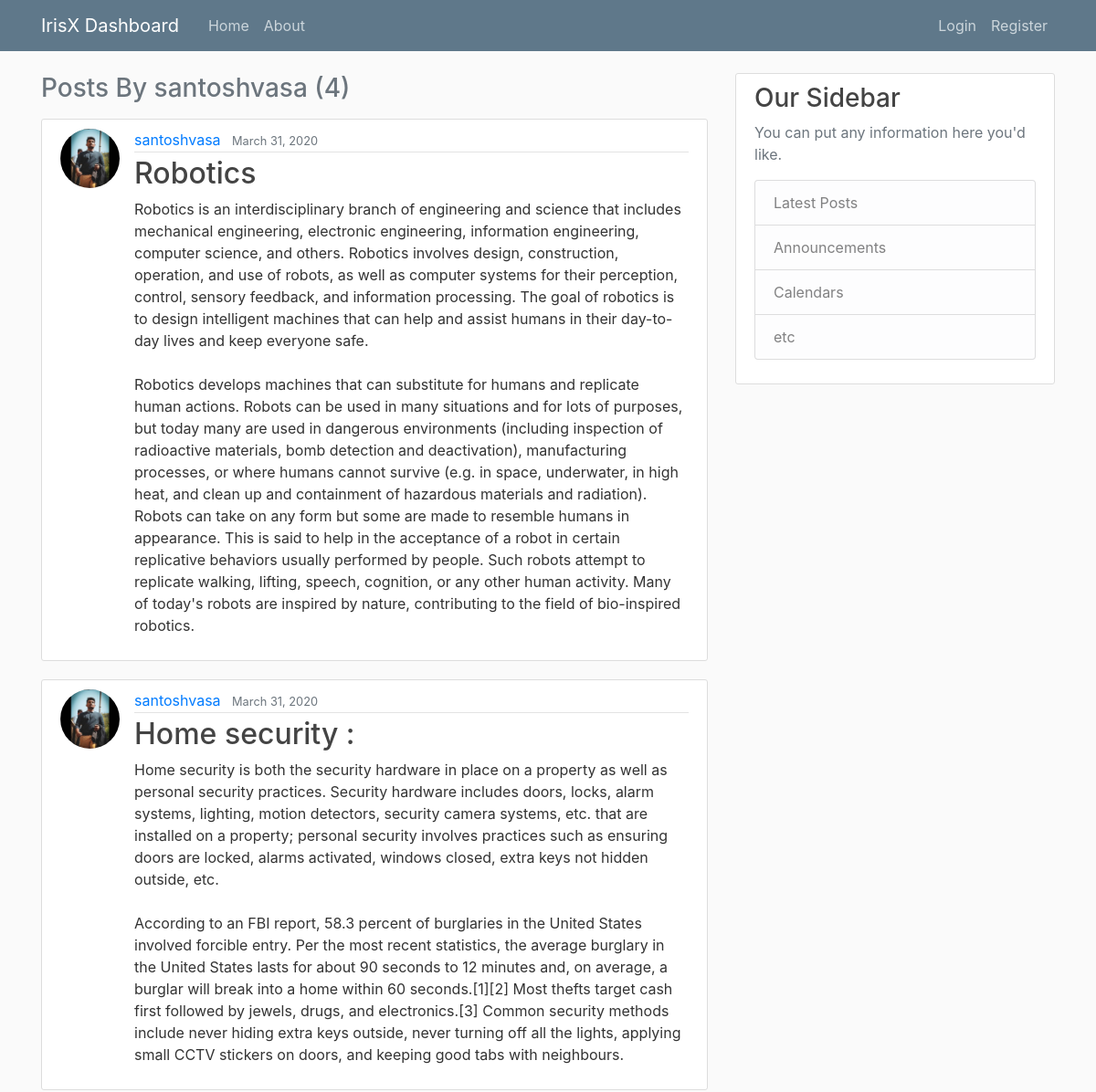
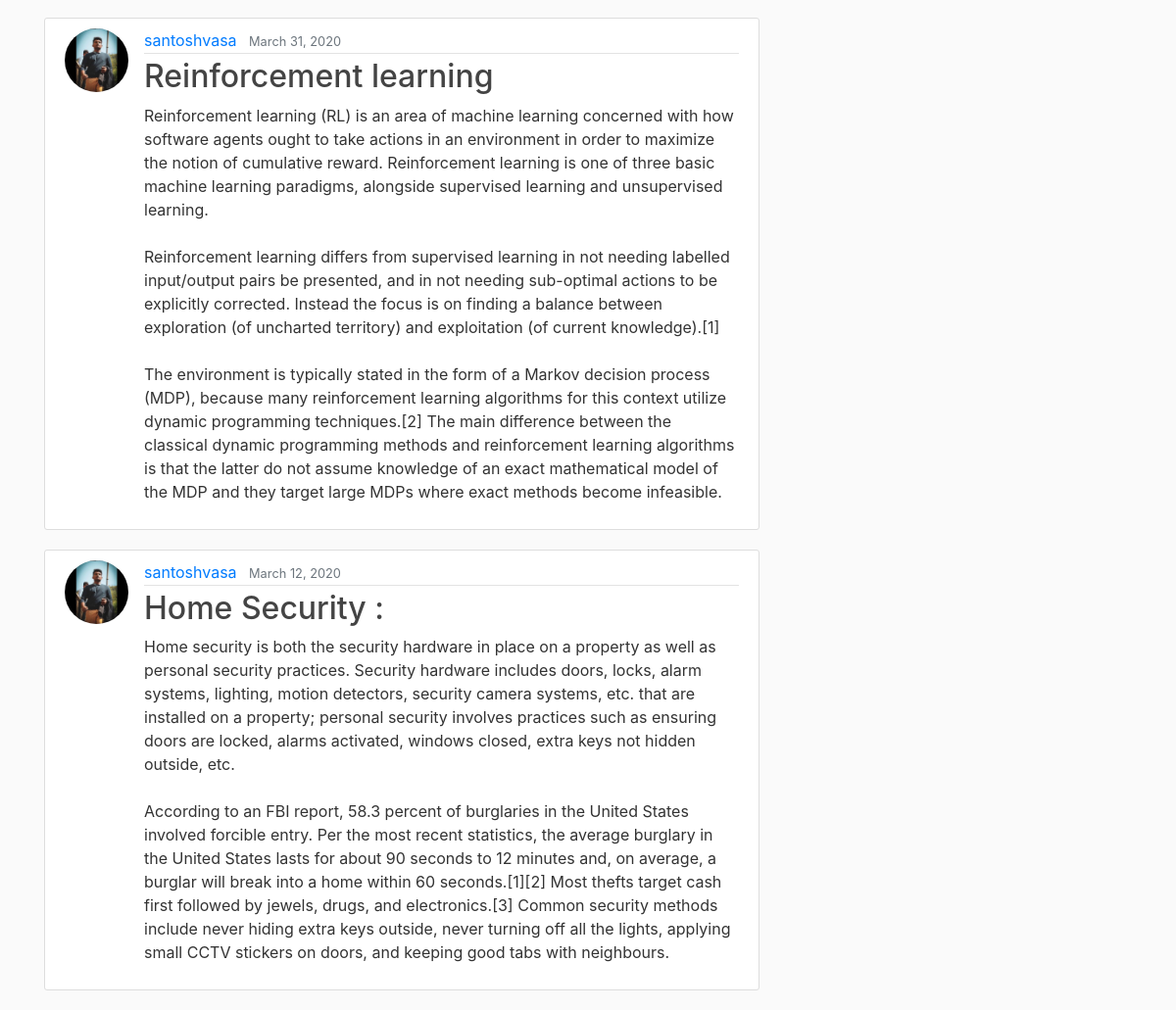
/user/santoshvasa, run on the app's committed database (2 pictures, top to bottom).
### blog/models.py (models this page shows, shortened)
class Post(models.Model):
    title = models.CharField(max_length=100)
    content = models.TextField()
    date_posted = models.DateTimeField(default=timezone.now)
    author = models.ForeignKey(User, on_delete=models.CASCADE)

### users/models.py (models this page shows, shortened)
class Profile(models.Model):
    user = models.OneToOneField(User, on_delete=models.CASCADE)
    image = models.ImageField(default='default.jpg', upload_to='profile_pics')

### blog/views.py (the view)
# urls.py: path('user/<str:username>', UserPostListView.as_view(), name='user-posts'),
class UserPostListView(ListView):
    model = Post
    template_name = "blog/user_posts.html"
    context_object_name = "posts"
    paginate_by = 5
    def get_queryset(self):
        user = get_object_or_404(User, username=self.kwargs.get('username'))
        return Post.objects.filter(author=user).order_by('-date_posted')

### blog/templates/blog/user_posts.html (shortened to what this page needs)
{% extends "blog/base.html" %}
{% block content %}
    <h3 class="mb-3 text-muted"> Posts By {{view.kwargs.username}} ({{page_obj.paginator.count}})</h3>
    {% for post in posts %}
        <article class="media content-section">
          <img class="rounded-circle article-img" src = "{{ post.author.profile.image.url }}">
          <div class="media-body">
            <div class="article-metadata">
              <a class="mr-2" href="{% url 'user-posts' post.author.username %}">{{ post.author }}</a>
              <small class="text-muted">{{ post.date_posted | date:"F d, Y" }}</small>
            </div>
            <h2><a class="article-title" href="{% url 'post-detail' post.id %}">{{ post.title }}</a></h2>
            <p class="article-content">{{ post.content }}</p>
          </div>
        </article>
    {% endfor %}
{% endblock content %}

### blog/static/blog/main.css (style rules this page uses)
body { background: #fafafa; color: #333333; margin-top: 5rem; }
h1, h2, h3, h4, h5, h6 { color: #444444; }
.content-section { background: #ffffff; padding: 10px 20px; border: 1px solid #dddddd; border-radius: 3px; margin-bottom: 20px; }
.article-title { color: #444444; }
.article-content { white-space: pre-line; }
.article-img { height: 65px; width: 65px; margin-right: 16px; }
.article-metadata { padding-bottom: 1px; margin-bottom: 4px; border-bottom: 1px solid #e3e3e3 }

### data on the page
Post: author.profile.image (picture), author "santoshvasa", date_posted "March 31, 2020", title "Robotics", content "Robotics is an interdisciplinary branch of engineering and science that includes mechanical engineering, electronic engineering, information engineering, computer science, and others. Robotics involves design, construction, operation, and use of robots, as well as computer systems for their perception, control, sensory feedback, and information processing. The goal of robotics is to design intelligent machines that can help and assist humans in their day-to-day lives and keep everyone safe. Robotics develops machines that can substitute for humans and replicate human actions. Robots can be used in many situations and for lots of purposes, but today many are used in dangerous environments…"
Post: author.profile.image (picture), author "santoshvasa", date_posted "March 31, 2020", title "Home security :", content "Home security is both the security hardware in place on a property as well as personal security practices. Security hardware includes doors, locks, alarm systems, lighting, motion detectors, security camera systems, etc. that are installed on a property; personal security involves practices such as ensuring doors are locked, alarms activated, windows closed, extra keys not hidden outside, etc. According to an FBI report, 58.3 percent of burglaries in the United States involved forcible entry. Per the most recent statistics, the average burglary in the United States lasts for about 90 seconds to 12 minutes and, on average, a burglar will break into a home within 60 seconds.[1][2] Most thefts…"
Post: author.profile.image (picture), author "santoshvasa", date_posted "March 31, 2020", title "Reinforcement learning", content "Reinforcement learning (RL) is an area of machine learning concerned with how software agents ought to take actions in an environment in order to maximize the notion of cumulative reward. Reinforcement learning is one of three basic machine learning paradigms, alongside supervised learning and unsupervised learning. Reinforcement learning differs from supervised learning in not needing labelled input/output pairs be presented, and in not needing sub-optimal actions to be explicitly corrected. Instead the focus is on finding a balance between exploration (of uncharted territory) and exploitation (of current knowledge).[1] The environment is typically stated in the form of a Markov decision…"
Post: author.profile.image (picture), author "santoshvasa", date_posted "March 12, 2020", title "Home Security :", content "Home security is both the security hardware in place on a property as well as personal security practices. Security hardware includes doors, locks, alarm systems, lighting, motion detectors, security camera systems, etc. that are installed on a property; personal security involves practices such as ensuring doors are locked, alarms activated, windows closed, extra keys not hidden outside, etc. According to an FBI report, 58.3 percent of burglaries in the United States involved forcible entry. Per the most recent statistics, the average burglary in the United States lasts for about 90 seconds to 12 minutes and, on average, a burglar will break into a home within 60 seconds.[1][2] Most thefts…"

### other printed values
{{ view.kwargs.username }} "santoshvasa"
{{ page_obj.paginator.count }} "4"
